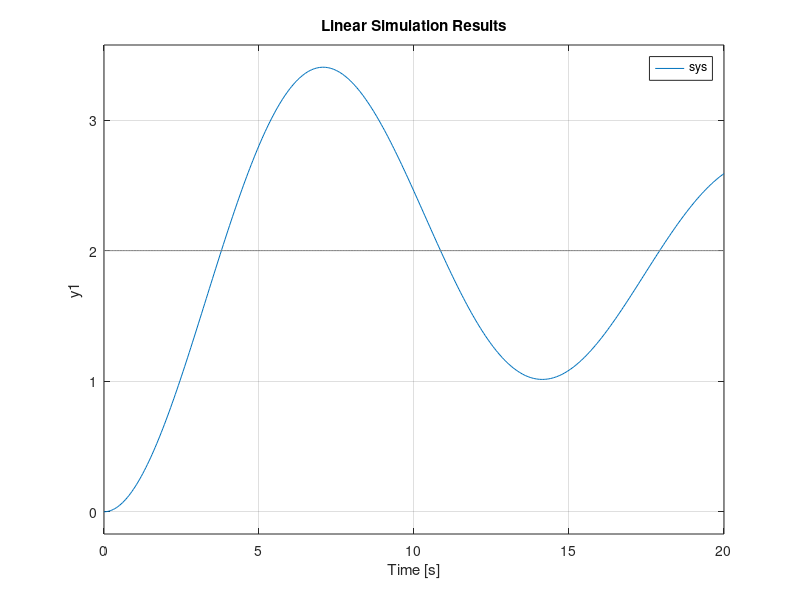

Recreate this plot in MATLAB.
% This script is written for the MATLAB
% demo of ES3011 Lab 2 on 29th Oct 2025
% T. Jones
% 29th Oct 2025
clear; clc;
%% set system properties
m=5; % mass [Kg]
k=1.0; % spring constant [N/m]
b=0.5; % damping constant [N*s/m]
F= 2; % input force [N]
%% create a time array
T=20; % simulation time [s]
dt=0.05; % time step [s]
t = 0:dt:T; % time array [t]
%% create state space equations
A=[0 1;
-k/m -b/m];
B=[0; 1/m];
C=[1 0];
D=0;
sys=ss(A,B,C,D);
%% set input array
u=F*ones(size(t));
%% run simulation
lsim(sys,u,t);
